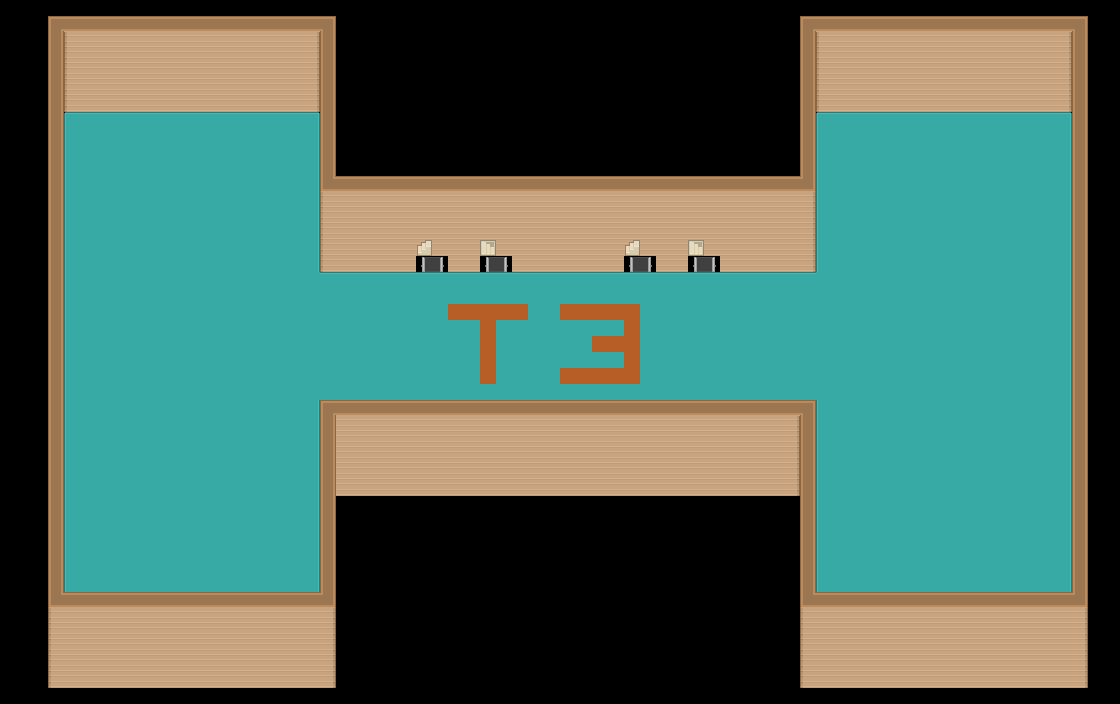

A 2D game scene composited from a Tiled map and its tileset images. What follows is a short description and the map's XML, with each tile layer's data collapsed to a summary:
An orthogonal 70x44 tile map with 16x16 px tiles, 2 tile layers (Tile Layer 1, Tile Layer 2) and 11 objects.

<map version="1.0" orientation="orthogonal" renderorder="left-down" width="70" height="44" tilewidth="16" tileheight="16" nextobjectid="1">
 <tileset firstgid="1" name="roguelikeSheet_transparent" tilewidth="16" tileheight="16" spacing="1" tilecount="1767" columns="57">
  <image source="../Art/roguelikeSheet_transparent.png" width="968" height="526" />
  <tile id="490">
   <objectgroup draworder="index">
    <object id="0" x="0" y="0.125" width="15.875" height="15.625" />
   </objectgroup>
  </tile>
  <tile id="491">
   <objectgroup draworder="index">
    <object id="0" x="-0.125" y="-0.125" width="16" height="16.125" />
   </objectgroup>
  </tile>
  <tile id="719">
   <objectgroup draworder="index">
    <object id="0" x="0.125" y="0.25" width="15.75" height="15.625" />
   </objectgroup>
  </tile>
  <tile id="721">
   <objectgroup draworder="index">
    <object id="0" x="0.25" y="0.25" width="15.875" height="15.5" />
   </objectgroup>
  </tile>
  <tile id="722">
   <objectgroup draworder="index">
    <object id="0" x="0.125" y="0" width="16.125" height="16.125" />
   </objectgroup>
  </tile>
  <tile id="777">
   <objectgroup draworder="index">
    <object id="0" x="0.125" y="0.25" width="15.625" height="15.875" />
   </objectgroup>
  </tile>
  <tile id="778">
   <objectgroup draworder="index">
    <object id="0" x="-0.125" y="0.25" width="16" height="15.625" />
   </objectgroup>
  </tile>
  <tile id="779">
   <objectgroup draworder="index">
    <object id="0" x="0.125" y="0.125" width="15.625" height="15.75" />
   </objectgroup>
  </tile>
  <tile id="1003">
   <objectgroup draworder="index">
    <object id="0" x="0.25" y="0.625" width="15.5" height="15.375" />
   </objectgroup>
  </tile>
  <tile id="1004">
   <objectgroup draworder="index">
    <object id="0" x="0.25" y="0.25" width="15.625" height="15.75" />
   </objectgroup>
  </tile>
  <tile id="1005">
   <objectgroup draworder="index">
    <object id="0" x="0.25" y="0.375" width="15.625" height="15.5" />
   </objectgroup>
  </tile>
 </tileset>
 <layer name="Tile Layer 1" width="70" height="44">
  <data>[3080 cells, 884 non-empty, 11 distinct tile ids]</data>
 </layer>
 <layer name="Tile Layer 2" width="70" height="44">
  <data>[3080 cells, 1212 non-empty, 9 distinct tile ids]</data>
 </layer>
</map>
